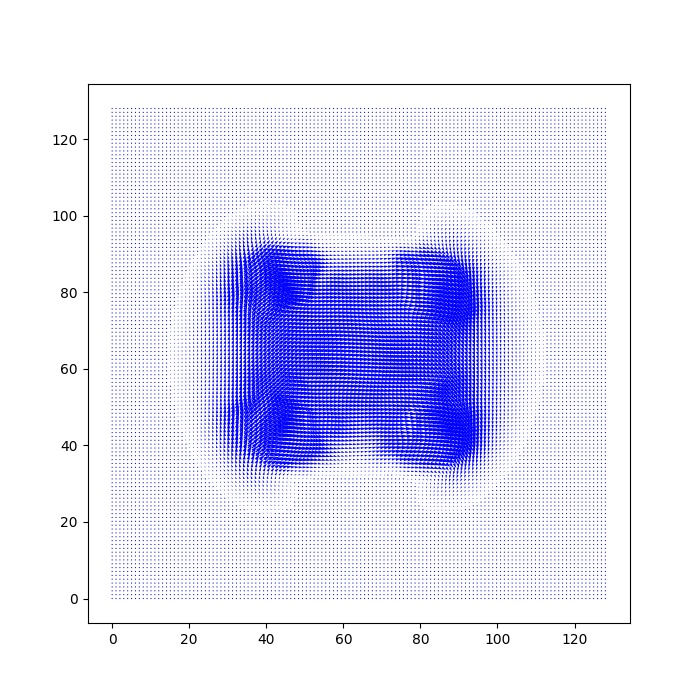

Recreate this plot in Python.
import matplotlib.pyplot as plt
from matplotlib.colors import LinearSegmentedColormap
import numpy as np

data = []
with open('jet.vecT') as f:
    next(f)
    for line in f:
        temp = line.split()
        data.append(temp)

x = []
y = []
for line in data:
    for i, item in enumerate(line):
        line[i] = float(item)
        if i % 2 != 0:
            x.append(line[i])
        else:
            y.append(line[i])
Y, X = np.mgrid[0:128:128j, 0:128:128j]
dx = np.asarray(x)
dy = np.asarray(y)
plt.figure(figsize = (7, 7))
plt.quiver(X, Y, dx, dy, color = 'blue')
plt.savefig('img2.jpg', dpi = 100)
plt.show()